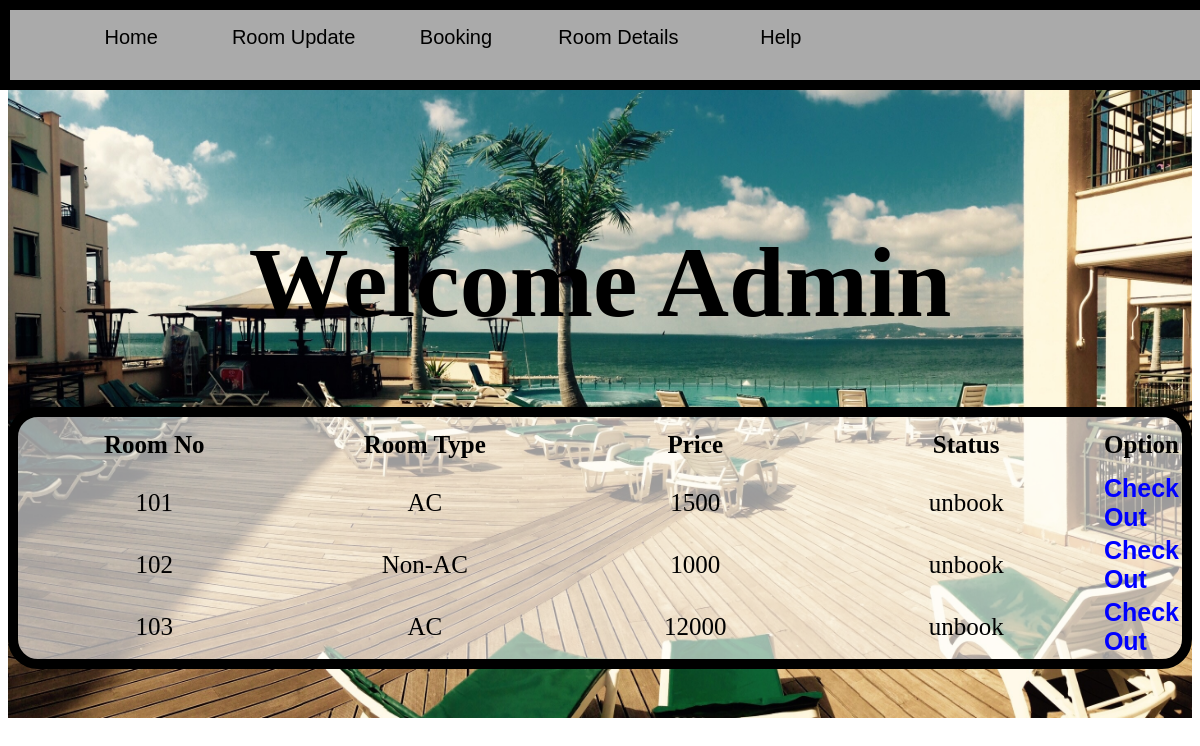
Screenshot of /Admin/rd.php with the database file from the repository.
### tables this page shows
CREATE TABLE IF NOT EXISTS `room` (
  `id` int(11) NOT NULL AUTO_INCREMENT,
  `rno` varchar(20) DEFAULT NULL,
  `type` varchar(20) DEFAULT NULL,
  `price` int(11) DEFAULT NULL,
  `status` varchar(20) NOT NULL DEFAULT 'unbook',
  PRIMARY KEY (`id`)
);

### Admin/rd.php (the view, shortened to what this page needs)
<?php
include("connection.php");
?>
<!DOCTYPE html>
<html>
<head>
</head>
<body>
	<div id="full">
		<div  style="background-image: url('img/bms.jpg');background-size: 100% 710px; width: 100%; height: 710px">
		<div id="header">
			<div id="nav">
				<ul id="a1">
					<li><a href="ahome.php">Home</a></li>
					<li><a href="room.php">Room Update</a></li>
					<li><a href="booking.php">Booking</a></li>
					<li><a href="rd.php">Room Details</a></li>
					<li><a href="helpadmin.html">Help</a></li>
				</ul>
			</div>
		</div>
		<div id="banner">
			<h1 style="text-align: center;font-size:100px ">Welcome Admin</h1>
			<div style="background-color: rgba(255,255,255,0.6); border:10px solid black;border-radius:30px;font-size:25px;">
			<table>
				<tr>
					<th width="25%" height="50px">Room No</th>
                     <th width="25%" height="50px">Room Type</th>
                     <th width="25%" height="50px">Price</th>
                     <th width="25%" height="50px">Status</th>
                     <th width="25%" height="50px">Option</th>
				</tr>
				<?php
                 $q1="select * from room";
                 $run=mysqli_query($a,$q1);
                 while($row=mysqli_fetch_array($run))
                 {
                 	$rno=$row['rno'];
                 	$type=$row['type'];
                 	$price=$row['price'];
                 	$status=$row['status'];
                ?>
				<tr>
					<td width="20%" height="50px"><center><?php echo $rno; ?></center></td>
					<td width="20%" height="50px"><center><?php echo $type; ?></center></td>
					<td width="20%" height="50px"><center><?php echo $price; ?></center></td>
					<td width="20%" height="50px"><center><?php echo $status; ?></center></td>
					<td><a style="color: blue;font-size:25px;" href="co.php? rno=<?php echo $rno; ?>" ><b>Check Out</b></a> </td>
				</tr>
				<?php
			}
				?>
			</table>
		</div>
	</div>
  </div>
</body>
</html>

### Admin/rd.php (style rules this page uses)
#header { width: 100%; height: 70px; background: #aaa; position: fixed; top:0; border: 10px solid black; left:0px; right:10px; }
li { list-style: none; float: left; width: 14%; height: 50px; text-align: center; }
a { text-decoration: none; color: black; font-family:sans-serif; font-size: 20px; }
#banner { padding-top:150px; }

### rows the page displays
room: rno "101", type "AC", price "1500", status "unbook"
room: rno "102", type "Non-AC", price "1000", status "unbook"
room: rno "103", type "AC", price "12000", status "unbook"
